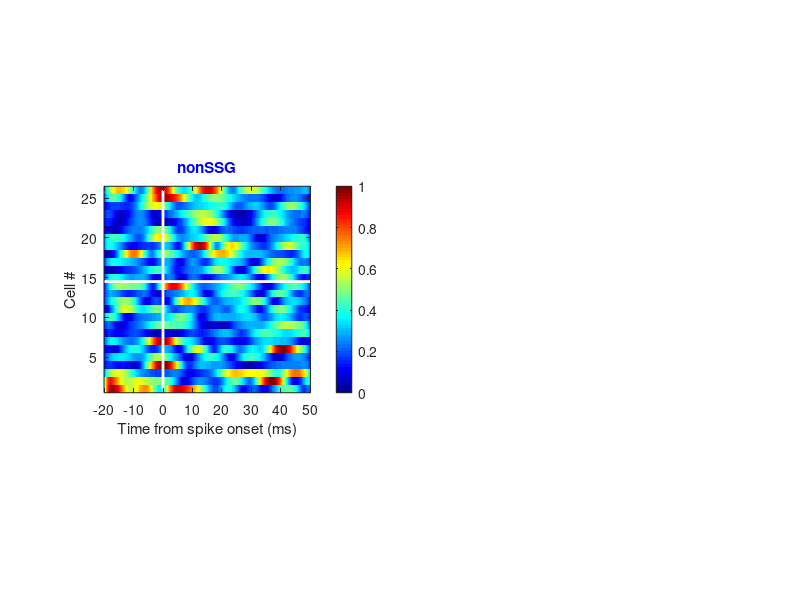

This chart was generated by the following MATLAB code: (Note: this script raises an error after producing the figure.)
%% ABOUT CODE - elife_ssg_rt_lfp_power_anal.m

%% REFERENCE NOTES
% Refer to Kothari et al., <Paper Title>

%% CODE FIXES
%   Date                Author                  Description
% 03/11/2018        Ninad B. Kothari            Code created


%% CODE


% LOAD DATA
% cd 'D:\Dropbox\sc_flight_paper\eLife\reviews\elife_revision\eLife_revision_figures\Figure_6\data';
load('ssg_nonssg_time_amp_analysis_11082017.mat', 'nonssg_ch_pow_mat_sm', 'ssg_ch_pow_mat_sm');

%% %%%%%%%%%%%%%%
%% PLOT DATA %%%%
%%%%%%%%%%%%%%%%%
    dt = -20:1/40:50;
    ch = 1:1:26;
    
    % plot imagesc
    clim = [0 1];
    figure; 
    subplot(121); colormap('jet');
    imagesc(dt,ch,flipud(nonssg_ch_pow_mat_sm), clim); hold on;
    axis square
    set(gca', 'YDir', 'normal');
    line([-20, 50], [14.5,14.5], 'color', [1 1 1], 'linewidth', 2);
    line([0, 0], [1,26], 'color', [1 1 1], 'linewidth', 2);
    title('nonSSG', 'Color', [0 0 1]);
    xlabel('Time from spike onset (ms)'); ylabel('Cell #');
    h1 = colorbar; 
    h1.Label.String = 'Normalized gamma power';

    subplot(122); 
    imagesc(dt,ch,flipud(ssg_ch_pow_mat_sm), clim); hold on;
    axis square
    set(gca', 'YDir', 'normal');
    line([-20, 50], [14.5,14.5], 'color', [1 1 1], 'linewidth', 2);
    line([0, 0], [1,26], 'color', [1 1 1], 'linewidth', 2);
    title('SSG', 'Color', [1 0 0]);
    set(gca, 'position', [0.5703    0.1100    0.2156    0.8150])
    xlabel('Time from spike onset (ms)'); ylabel('Cell #');

